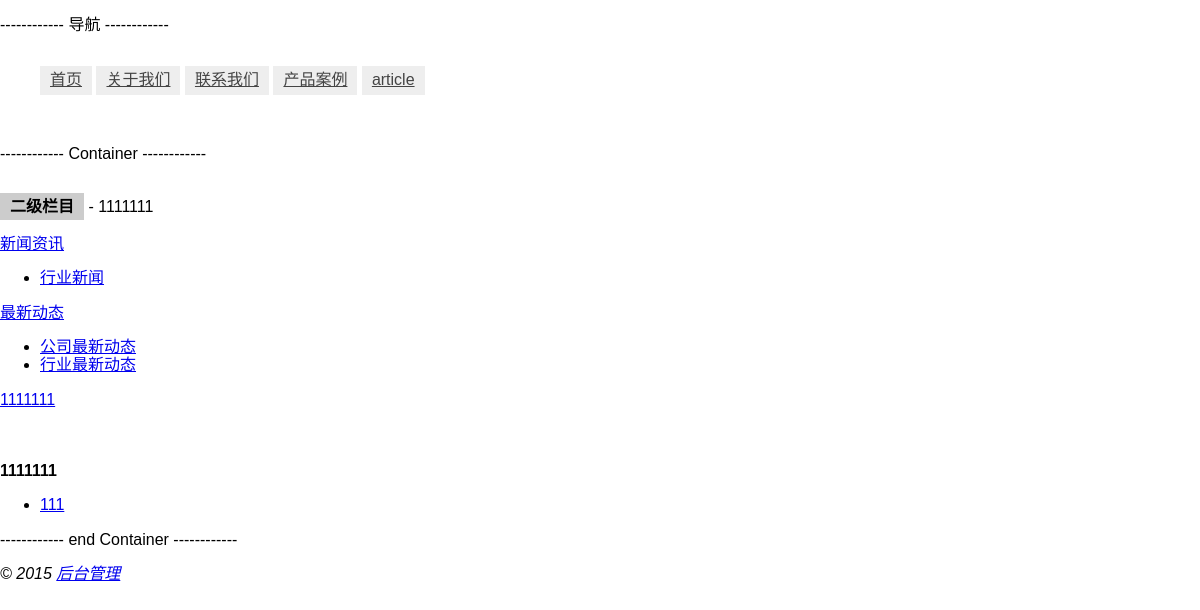
Before: /articles/n with the older database file.
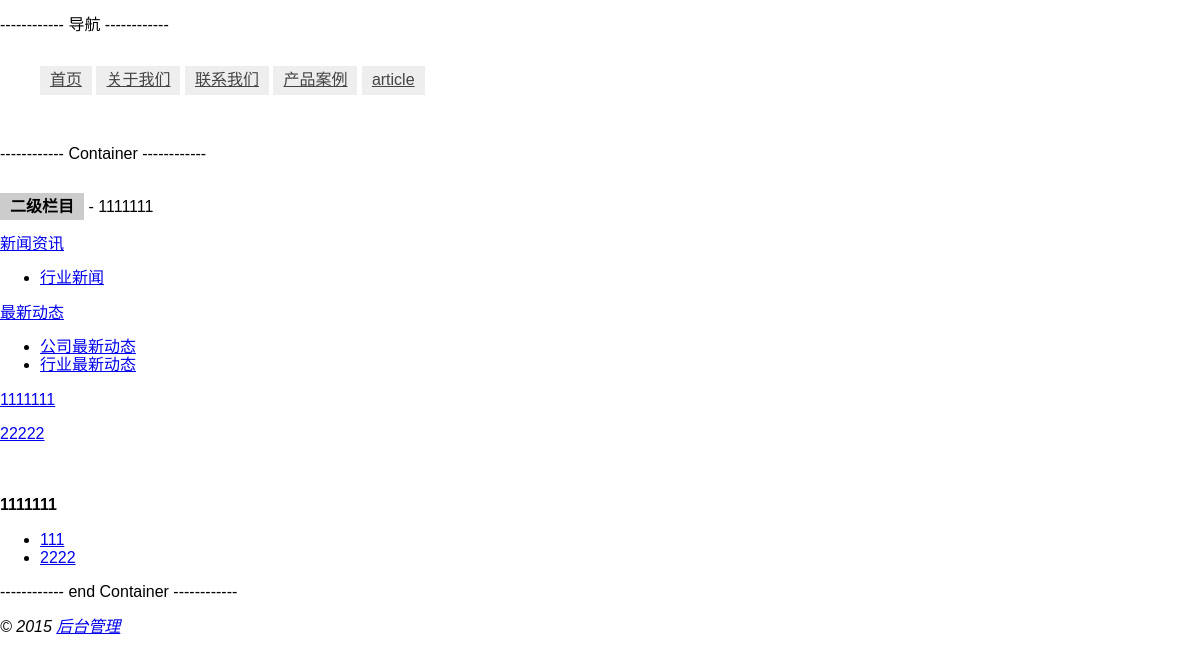
After: the same page with the newer database file.
### tables this page shows
CREATE TABLE `sys_navigation` (
  `Id` int(5) NOT NULL,
  `Title` varchar(20) NOT NULL,
  `Type` int(1) NOT NULL DEFAULT '1',
  `Link` varchar(20) NOT NULL,
  `Position` int(5) DEFAULT '0'
);

CREATE TABLE `sys_articles_cate` (
  `Id` int(5) NOT NULL,
  `Position` int(5) DEFAULT '0',
  `IsChild` tinyint(1) DEFAULT '0',
  `ArticleTitle` varchar(100) NOT NULL,
  `ArticleCate` varchar(20) NOT NULL,
  `IsAdd` int(11) NOT NULL DEFAULT '0'
);

CREATE TABLE `sys_articles` (
  `Id` int(11) NOT NULL,
  `Position` int(5) DEFAULT '0',
  `ArticleTitle` varchar(40) NOT NULL,
  `ArticleCate` varchar(40) NOT NULL,
  `ArticleCateId` int(5) DEFAULT NULL,
  `ArticleCateName` varchar(40) DEFAULT NULL,
  `ArticleContent` text NOT NULL
);

### application/controllers/ArticlePages.php (called while the page is built, shortened)
<?php
class ArticlePages extends CI_Controller {
	public function __construct() {
		$this->load->database();
    $this->load->helper(array('form','url'));
		$this->load->library(array('session','breadcrumb'));
	}
	public function GetArticle($articleCate, $id=''){
		$site_config = $this->config->item('site_config');
		$datas_nav = $this->db->query("SELECT * FROM sys_navigation ORDER BY Position ASC;");
		$this->load->model('Model_Articles');
    $datas_articleCate = $this->Model_Articles->GetCate($articleCate);
    $datas_articles = $this->Model_Articles->GetList($datas_articleCate['articleCate'], $id);
    $data = array_merge_recursive($site_config,
			array(
				'id' => $id,
				'datas_nav' => $datas_nav,
				'currentNav' => 'articles',
				'breadcrumb' => $this->breadcrumb->output(),
				'articleCate' => $datas_articleCate['articleCate'],
				'articleName' => $datas_articleCate['articleTitle'],
				'datas_articleCate' => $datas_articleCate,
				'datas_articles' => $datas_articles
			));
		return $data;
	}
	public function index($articleCate='', $param='')
	{
		$data = $this->GetArticle($articleCate, $param);
		$this->load->view('common/header', $data);
		$this->load->view('articles');
		$this->load->view('common/footer', $data);
	}
}

### index.php (called while the page is built, shortened)
<?php
require_once BASEPATH.'core/CodeIgniter.php';

### application/models/Model_Articles.php (called while the page is built, shortened)
<?php if ( ! defined('BASEPATH')) exit('No direct script access allowed');
class Model_Articles extends CI_Model {
  function GetCate($articleCate='', $id='')
  {
    $query = $this->db->query("SELECT * FROM sys_articles_cate WHERE isChild = 0 ORDER BY Position ASC");
    foreach($query->result() as $row){
      if(!empty($articleCate)){
        if($articleCate==$row->ArticleCate){
          $data = array(
            'result'=>$query->result(),
            'articleTitle'=>$row->ArticleTitle,
            'articleCate'=>$row->ArticleCate,
            'position'=>$row->Position,
            'id'=>$row->Id,
            'childList'=> array("")
          );
          foreach($data['result'] as $rowCate){
            $query_child = $this->db->query("SELECT * FROM sys_articles_cate WHERE isChild = 1 AND ArticleCate = '".$rowCate->ArticleCate."' ORDER BY Position ASC");
            array_push($data['childList'], $query_child->result());
          }
        }
      }
    }
    return $data;
  }
  function GetList($articleCate='', $id='')
  {
    if(!empty($id)){
      $query = $this->db->query("SELECT * FROM sys_articles WHERE ArticleCate = '".$articleCate."' AND ArticleCateId = '".$id."' ORDER BY Position ASC;");
    }else{
      $query = $this->db->query("SELECT * FROM sys_articles WHERE ArticleCate = '".$articleCate."' ORDER BY Position ASC;");
    }
    return $query->result();
  }
}

### application/views/articles.php (the view)
<p>------------ Container ------------</p>
<br/>
<strong style="background:#ccc;padding:5px 10px;">二级栏目</strong> - <?php echo $articleName; ?>
<br><br>
<div>
  <?php foreach($datas_articleCate['result'] as $index=>$row){ ?>
    <a href="<?php echo base_url('/articles/'.$row->ArticleCate); ?>" class="list-group-item <?php if($articleCate==$row->ArticleCate) echo 'active'; ?>"><?php echo $row->ArticleTitle; ?></a>
    <ul class="list-group-child">
      <?php foreach($datas_articleCate['childList'][$index+1] as $indexChild=>$rowChild){ ?>
      <li><a class="<?php if($id == $rowChild->Id) echo 'active'; ?>" href="<?php echo base_url('/articles/'.$row->ArticleCate.'/'.$rowChild->Id); ?>"><?php echo $rowChild->ArticleTitle;?></a></li>
      <?php } ?>
    </ul>
  <?php } ?>
</div>
<br><br>
<div>
  <strong><?php echo $articleName;if(!empty($id)){ echo '<small class="text-muted"> - '.$articleChildName.'</small>';} ?></strong>
  <ul>
      <?php foreach($datas_articles as $row){ ?>
        <li><a href="<?php echo base_url('/articles/edit/'.$row->ArticleCate.'/'.$row->Id); ?>"><?php echo $row->ArticleTitle; ?></a></li>
      <?php } ?>
  </ul>
</div>
<p>------------ end Container ------------</p>

### application/views/common/header.php (shortened to what this page needs)
<!DOCTYPE html>
<html lang="en">
<head>
    <link href="<?php echo base_url('css/normalize.min.css') ?>" rel="stylesheet">
    <link href="<?php echo base_url('css/style.front.css') ?>" rel="stylesheet">
</head>
<body>
    <p>------------ 导航 ------------</p>
    <div class="nav">
    <ul>
        <?php foreach ($datas_nav->result() as $row){ ?>
            <li><a href="<?php echo $row->Link; ?>"><?php echo $row->Title; ?></a></li>
        <?php } ?>
        <li><a href="/articles">article</a></li>
    </ul>
    </div>
    <br/>

Changed rows visible on the page:
added sys_articles_cate: ArticleTitle "22222"
added sys_articles: ArticleTitle "2222"
